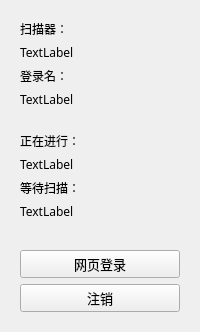
    <widget class="QWidget" name="widget" native="true">
     <layout class="QVBoxLayout" name="verticalLayout" stretch="2,2,5,1">
      <item>
       <widget class="QWidget" name="widget_8" native="true">
        <layout class="QVBoxLayout" name="verticalLayout_10">
         <item>
          <widget class="QLabel" name="label_2">
           <property name="font">
            <font>
             <family>微软雅黑</family>
             <pointsize>9</pointsize>
            </font>
           </property>
           <property name="text">
            <string>扫描器：</string>
           </property>
          </widget>
         </item>
         <item>
          <widget class="QLabel" name="Host_label">
           <property name="minimumSize">
            <size>
             <width>0</width>
             <height>0</height>
            </size>
           </property>
           <property name="font">
            <font>
             <family>微软雅黑</family>
             <pointsize>9</pointsize>
            </font>
           </property>
           <property name="text">
            <string>TextLabel</string>
           </property>
          </widget>
         </item>
         <item>
          <widget class="QLabel" name="label_3">
           <property name="font">
            <font>
             <family>微软雅黑</family>
             <pointsize>9</pointsize>
            </font>
           </property>
           <property name="text">
            <string>登录名：</string>
           </property>
          </widget>
         </item>
         <item>
          <widget class="QLabel" name="account_label">
           <property name="font">
            <font>
             <family>微软雅黑</family>
             <pointsize>9</pointsize>
            </font>
           </property>
           <property name="text">
            <string>TextLabel</string>
           </property>
          </widget>
         </item>
        </layout>
       </widget>
      </item>
      <item>
       <widget class="QWidget" name="widget_9" native="true">
        <layout class="QVBoxLayout" name="verticalLayout_11">
         <item>
          <widget class="QLabel" name="Status_label_1">
           <property name="font">
            <font>
             <family>微软雅黑</family>
             <pointsize>9</pointsize>
            </font>
           </property>
           <property name="text">
            <string>正在进行：</string>
           </property>
          </widget>
         </item>
         <item>
          <widget class="QLabel" name="Status_Ongoing_label">
           <property name="font">
            <font>
             <family>微软雅黑</family>
             <pointsize>9</pointsize>
            </font>
           </property>
           <property name="text">
            <string>TextLabel</string>
           </property>
          </widget>
         </item>
         <item>
          <widget class="QLabel" name="Status_label_2">
           <property name="font">
            <font>
             <family>微软雅黑</family>
             <pointsize>9</pointsize>
            </font>
           </property>
           <property name="text">
            <string>等待扫描：</string>
           </property>
          </widget>
         </item>
         <item>
          <widget class="QLabel" name="Status_Waiting_label">
           <property name="font">
            <font>
             <family>微软雅黑</family>
             <pointsize>9</pointsize>
            </font>
           </property>
           <property name="text">
            <string>TextLabel</string>
           </property>
          </widget>
         </item>
        </layout>
       </widget>
      </item>
      <item>
       <widget class="QWidget" name="widget_10" native="true"/>
      </item>
      <item>
       <widget class="QWidget" name="widget_11" native="true">
        <layout class="QVBoxLayout" name="verticalLayout_15">
         <item>
          <widget class="QPushButton" name="url_login_pushButton">
           <property name="sizePolicy">
            <sizepolicy hsizetype="Preferred" vsizetype="Preferred">
             <horstretch>0</horstretch>
             <verstretch>0</verstretch>
            </sizepolicy>
           </property>
           <property name="minimumSize">
            <size>
             <width>0</width>
             <height>0</height>
            </size>
           </property>
           <property name="font">
            <font>
             <family>微软雅黑</family>
             <pointsize>10</pointsize>
            </font>
           </property>
           <property name="text">
            <string>网页登录</string>
           </property>
          </widget>
         </item>
         <item>
          <widget class="QPushButton" name="logout_pushButton">
           <property name="sizePolicy">
            <sizepolicy hsizetype="Preferred" vsizetype="Preferred">
             <horstretch>0</horstretch>
             <verstretch>0</verstretch>
            </sizepolicy>
           </property>
           <property name="minimumSize">
            <size>
             <width>0</width>
             <height>0</height>
            </size>
           </property>
           <property name="font">
            <font>
             <family>微软雅黑</family>
             <pointsize>10</pointsize>
            </font>
           </property>
           <property name="text">
            <string>注销</string>
           </property>
          </widget>
         </item>
        </layout>
       </widget>
      </item>
     </layout>
    </widget>
